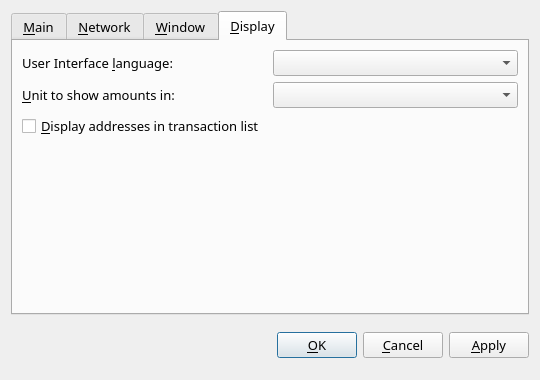
<?xml version="1.0" encoding="UTF-8"?>
<ui version="4.0">
 <class>OptionsDialog</class>
 <widget class="QDialog" name="OptionsDialog">
  <property name="geometry">
   <rect>
    <x>0</x>
    <y>0</y>
    <width>540</width>
    <height>380</height>
   </rect>
  </property>
  <property name="windowTitle">
   <string>Options</string>
  </property>
  <property name="modal">
   <bool>true</bool>
  </property>
  <layout class="QVBoxLayout" name="verticalLayout">
   <item>
    <widget class="QTabWidget" name="tabWidget">
     <property name="font">
      <font>
       <family>Ubuntu Condensed</family>
       <pointsize>10</pointsize>
      </font>
     </property>
     <property name="tabPosition">
      <enum>QTabWidget::North</enum>
     </property>
     <property name="currentIndex">
      <number>3</number>
     </property>
     <widget class="QWidget" name="tabMain">
      <attribute name="title">
       <string>&amp;Main</string>
      </attribute>
      <layout class="QVBoxLayout" name="verticalLayout_Main">
       <item>
        <widget class="QLabel" name="transactionFeeInfoLabel">
         <property name="font">
          <font>
           <family>Ubuntu Condensed</family>
           <pointsize>10</pointsize>
          </font>
         </property>
         <property name="text">
          <string>Optional transaction fee per kB that helps make sure your transactions are processed quickly. Most transactions are 1 kB. A fee of 0.01 is recommended.</string>
         </property>
         <property name="textFormat">
          <enum>Qt::PlainText</enum>
         </property>
         <property name="wordWrap">
          <bool>true</bool>
         </property>
        </widget>
       </item>
       <item>
        <layout class="QHBoxLayout" name="horizontalLayout_Main">
         <item>
          <widget class="QLabel" name="transactionFeeLabel">
           <property name="font">
            <font>
             <family>Ubuntu Condensed</family>
             <pointsize>10</pointsize>
            </font>
           </property>
           <property name="text">
            <string>Pay transaction &amp;fee</string>
           </property>
           <property name="textFormat">
            <enum>Qt::PlainText</enum>
           </property>
           <property name="buddy">
            <cstring>transactionFee</cstring>
           </property>
          </widget>
         </item>
         <item>
          <widget class="BitcoinAmountField" name="transactionFee">
           <property name="font">
            <font>
             <family>Ubuntu Condensed</family>
             <pointsize>10</pointsize>
            </font>
           </property>
          </widget>
         </item>
         <item>
          <spacer name="horizontalSpacer_Main">
           <property name="orientation">
            <enum>Qt::Horizontal</enum>
           </property>
           <property name="sizeHint" stdset="0">
            <size>
             <width>40</width>
             <height>20</height>
            </size>
           </property>
          </spacer>
         </item>
        </layout>
       </item>
       <item>
        <widget class="QCheckBox" name="bitcoinAtStartup">
         <property name="font">
          <font>
           <family>Ubuntu Condensed</family>
           <pointsize>10</pointsize>
          </font>
         </property>
         <property name="toolTip">
          <string>Automatically start BitMiles after logging in to the system.</string>
         </property>
         <property name="text">
          <string>&amp;Start BitMiles on system login</string>
         </property>
        </widget>
       </item>
       <item>
        <widget class="QCheckBox" name="detachDatabases">
         <property name="font">
          <font>
           <family>Ubuntu Condensed</family>
           <pointsize>10</pointsize>
          </font>
         </property>
         <property name="toolTip">
          <string>Detach block and address databases at shutdown. This means they can be moved to another data directory, but it slows down shutdown. The wallet is always detached.</string>
         </property>
         <property name="text">
          <string>&amp;Detach databases at shutdown</string>
         </property>
        </widget>
       </item>
       <item>
        <spacer name="verticalSpacer_Main">
         <property name="orientation">
          <enum>Qt::Vertical</enum>
         </property>
         <property name="sizeHint" stdset="0">
          <size>
           <width>20</width>
           <height>40</height>
          </size>
         </property>
        </spacer>
       </item>
      </layout>
     </widget>
     <widget class="QWidget" name="tabNetwork">
      <attribute name="title">
       <string>&amp;Network</string>
      </attribute>
      <layout class="QVBoxLayout" name="verticalLayout_Network">
       <item>
        <widget class="QCheckBox" name="mapPortUpnp">
         <property name="font">
          <font>
           <family>Ubuntu Condensed</family>
           <pointsize>10</pointsize>
          </font>
         </property>
         <property name="toolTip">
          <string>Automatically open the BitMiles client port on the router. This only works when your router supports UPnP and it is enabled.</string>
         </property>
         <property name="text">
          <string>Map port using &amp;UPnP</string>
         </property>
        </widget>
       </item>
       <item>
        <widget class="QCheckBox" name="connectSocks">
         <property name="font">
          <font>
           <family>Ubuntu Condensed</family>
           <pointsize>10</pointsize>
          </font>
         </property>
         <property name="toolTip">
          <string>Connect to the BitMiles network through a SOCKS proxy (e.g. when connecting through Tor).</string>
         </property>
         <property name="text">
          <string>&amp;Connect through SOCKS proxy:</string>
         </property>
        </widget>
       </item>
       <item>
        <layout class="QHBoxLayout" name="horizontalLayout_Network">
         <item>
          <widget class="QLabel" name="proxyIpLabel">
           <property name="font">
            <font>
             <family>Ubuntu Condensed</family>
             <pointsize>10</pointsize>
            </font>
           </property>
           <property name="text">
            <string>Proxy &amp;IP:</string>
           </property>
           <property name="textFormat">
            <enum>Qt::PlainText</enum>
           </property>
           <property name="buddy">
            <cstring>proxyIp</cstring>
           </property>
          </widget>
         </item>
         <item>
          <widget class="QValidatedLineEdit" name="proxyIp">
           <property name="maximumSize">
            <size>
             <width>140</width>
             <height>16777215</height>
            </size>
           </property>
           <property name="font">
            <font>
             <family>Ubuntu Condensed</family>
             <pointsize>10</pointsize>
            </font>
           </property>
           <property name="toolTip">
            <string>IP address of the proxy (e.g. 127.0.0.1)</string>
           </property>
          </widget>
         </item>
         <item>
          <widget class="QLabel" name="proxyPortLabel">
           <property name="font">
            <font>
             <family>Ubuntu Condensed</family>
             <pointsize>10</pointsize>
            </font>
           </property>
           <property name="text">
            <string>&amp;Port:</string>
           </property>
           <property name="textFormat">
            <enum>Qt::PlainText</enum>
           </property>
           <property name="buddy">
            <cstring>proxyPort</cstring>
           </property>
          </widget>
         </item>
         <item>
          <widget class="QLineEdit" name="proxyPort">
           <property name="maximumSize">
            <size>
             <width>55</width>
             <height>16777215</height>
            </size>
           </property>
           <property name="font">
            <font>
             <family>Ubuntu Condensed</family>
             <pointsize>10</pointsize>
            </font>
           </property>
           <property name="toolTip">
            <string>Port of the proxy (e.g. 9050)</string>
           </property>
          </widget>
         </item>
         <item>
          <widget class="QLabel" name="socksVersionLabel">
           <property name="font">
            <font>
             <family>Ubuntu Condensed</family>
             <pointsize>10</pointsize>
            </font>
           </property>
           <property name="text">
            <string>SOCKS &amp;Version:</string>
           </property>
           <property name="textFormat">
            <enum>Qt::PlainText</enum>
           </property>
           <property name="buddy">
            <cstring>socksVersion</cstring>
           </property>
          </widget>
         </item>
         <item>
          <widget class="QValueComboBox" name="socksVersion">
           <property name="font">
            <font>
             <family>Ubuntu Condensed</family>
             <pointsize>10</pointsize>
            </font>
           </property>
           <property name="toolTip">
            <string>SOCKS version of the proxy (e.g. 5)</string>
           </property>
          </widget>
         </item>
         <item>
          <spacer name="horizontalSpacer_Network">
           <property name="orientation">
            <enum>Qt::Horizontal</enum>
           </property>
           <property name="sizeHint" stdset="0">
            <size>
             <width>40</width>
             <height>20</height>
            </size>
           </property>
          </spacer>
         </item>
        </layout>
       </item>
       <item>
        <spacer name="verticalSpacer_Network">
         <property name="orientation">
          <enum>Qt::Vertical</enum>
         </property>
         <property name="sizeHint" stdset="0">
          <size>
           <width>20</width>
           <height>40</height>
          </size>
         </property>
        </spacer>
       </item>
      </layout>
     </widget>
     <widget class="QWidget" name="tabWindow">
      <attribute name="title">
       <string>&amp;Window</string>
      </attribute>
      <layout class="QVBoxLayout" name="verticalLayout_Window">
       <item>
        <widget class="QCheckBox" name="minimizeToTray">
         <property name="toolTip">
          <string>Show only a tray icon after minimizing the window.</string>
         </property>
         <property name="text">
          <string>&amp;Minimize to the tray instead of the taskbar</string>
         </property>
        </widget>
       </item>
       <item>
        <widget class="QCheckBox" name="minimizeOnClose">
         <property name="toolTip">
          <string>Minimize instead of exit the application when the window is closed. When this option is enabled, the application will be closed only after selecting Quit in the menu.</string>
         </property>
         <property name="text">
          <string>M&amp;inimize on close</string>
         </property>
        </widget>
       </item>
       <item>
        <spacer name="verticalSpacer_Window">
         <property name="orientation">
          <enum>Qt::Vertical</enum>
         </property>
         <property name="sizeHint" stdset="0">
          <size>
           <width>20</width>
           <height>40</height>
          </size>
         </property>
        </spacer>
       </item>
      </layout>
     </widget>
     <widget class="QWidget" name="tabDisplay">
      <attribute name="title">
       <string>&amp;Display</string>
      </attribute>
      <layout class="QVBoxLayout" name="verticalLayout_Display">
       <item>
        <layout class="QHBoxLayout" name="horizontalLayout_1_Display">
         <item>
          <widget class="QLabel" name="langLabel">
           <property name="text">
            <string>User Interface &amp;language:</string>
           </property>
           <property name="textFormat">
            <enum>Qt::PlainText</enum>
           </property>
           <property name="buddy">
            <cstring>lang</cstring>
           </property>
          </widget>
         </item>
         <item>
          <widget class="QValueComboBox" name="lang">
           <property name="toolTip">
            <string>The user interface language can be set here. This setting will take effect after restarting BitMiles.</string>
           </property>
          </widget>
         </item>
        </layout>
       </item>
       <item>
        <layout class="QHBoxLayout" name="horizontalLayout_2_Display">
         <item>
          <widget class="QLabel" name="unitLabel">
           <property name="text">
            <string>&amp;Unit to show amounts in:</string>
           </property>
           <property name="textFormat">
            <enum>Qt::PlainText</enum>
           </property>
           <property name="buddy">
            <cstring>unit</cstring>
           </property>
          </widget>
         </item>
         <item>
          <widget class="QValueComboBox" name="unit">
           <property name="toolTip">
            <string>Choose the default subdivision unit to show in the interface and when sending coins.</string>
           </property>
          </widget>
         </item>
        </layout>
       </item>
       <item>
        <widget class="QCheckBox" name="displayAddresses">
         <property name="toolTip">
          <string>Whether to show BitMiles addresses in the transaction list or not.</string>
         </property>
         <property name="text">
          <string>&amp;Display addresses in transaction list</string>
         </property>
        </widget>
       </item>
       <item>
        <spacer name="verticalSpacer_Display">
         <property name="orientation">
          <enum>Qt::Vertical</enum>
         </property>
         <property name="sizeHint" stdset="0">
          <size>
           <width>20</width>
           <height>40</height>
          </size>
         </property>
        </spacer>
       </item>
      </layout>
     </widget>
    </widget>
   </item>
   <item>
    <layout class="QHBoxLayout" name="horizontalLayout_Buttons">
     <item>
      <spacer name="horizontalSpacer_1">
       <property name="orientation">
        <enum>Qt::Horizontal</enum>
       </property>
       <property name="sizeHint" stdset="0">
        <size>
         <width>40</width>
         <height>48</height>
        </size>
       </property>
      </spacer>
     </item>
     <item>
      <widget class="QLabel" name="statusLabel">
       <property name="font">
        <font>
         <weight>75</weight>
         <bold>true</bold>
        </font>
       </property>
       <property name="text">
        <string/>
       </property>
       <property name="textFormat">
        <enum>Qt::PlainText</enum>
       </property>
       <property name="wordWrap">
        <bool>true</bool>
       </property>
      </widget>
     </item>
     <item>
      <spacer name="horizontalSpacer_2">
       <property name="orientation">
        <enum>Qt::Horizontal</enum>
       </property>
       <property name="sizeHint" stdset="0">
        <size>
         <width>40</width>
         <height>48</height>
        </size>
       </property>
      </spacer>
     </item>
     <item>
      <widget class="QPushButton" name="okButton">
       <property name="font">
        <font>
         <family>Ubuntu Condensed</family>
         <pointsize>10</pointsize>
        </font>
       </property>
       <property name="text">
        <string>&amp;OK</string>
       </property>
      </widget>
     </item>
     <item>
      <widget class="QPushButton" name="cancelButton">
       <property name="font">
        <font>
         <family>Ubuntu Condensed</family>
         <pointsize>10</pointsize>
        </font>
       </property>
       <property name="text">
        <string>&amp;Cancel</string>
       </property>
       <property name="autoDefault">
        <bool>false</bool>
       </property>
      </widget>
     </item>
     <item>
      <widget class="QPushButton" name="applyButton">
       <property name="font">
        <font>
         <family>Ubuntu Condensed</family>
         <pointsize>10</pointsize>
        </font>
       </property>
       <property name="text">
        <string>&amp;Apply</string>
       </property>
       <property name="autoDefault">
        <bool>false</bool>
       </property>
       <property name="default">
        <bool>false</bool>
       </property>
       <property name="flat">
        <bool>false</bool>
       </property>
      </widget>
     </item>
    </layout>
   </item>
  </layout>
 </widget>
 <customwidgets>
  <customwidget>
   <class>BitcoinAmountField</class>
   <extends>QSpinBox</extends>
   <header>bitcoinamountfield.h</header>
  </customwidget>
  <customwidget>
   <class>QValueComboBox</class>
   <extends>QComboBox</extends>
   <header>qvaluecombobox.h</header>
  </customwidget>
  <customwidget>
   <class>QValidatedLineEdit</class>
   <extends>QLineEdit</extends>
   <header>qvalidatedlineedit.h</header>
  </customwidget>
 </customwidgets>
 <resources/>
 <connections/>
</ui>
